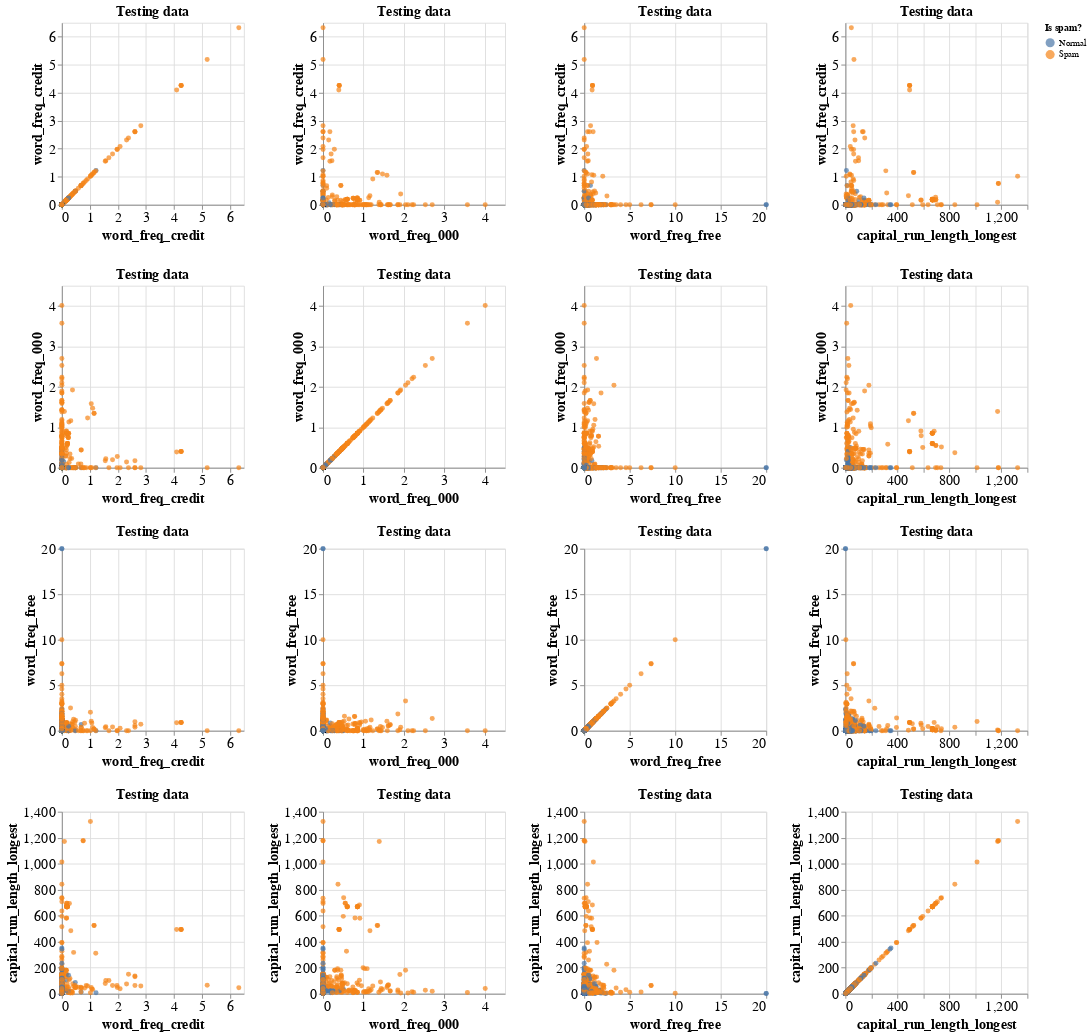

The notebook cell saved with this chart:
### Code cell
# plotting the test data in original labels
test_plot = (alt.Chart(test_predictions, title = "Testing data")
             .mark_circle()
             .encode(
                x = alt.X(alt.repeat("column"), type = "quantitative"), 
                y = alt.Y(alt.repeat("row"), type = "quantitative"),
                color = alt.Color("is_spam:N", title = "Is spam?")
             )
             .properties(width=200, height=200)
             .repeat(row = ["word_freq_credit", "word_freq_000","word_freq_free","capital_run_length_longest"],
                       column = ["word_freq_credit", "word_freq_000","word_freq_free","capital_run_length_longest"])
             .configure_axis(labelFontSize = 15, titleFontSize = 15)
             .configure_title(fontSize = 15)
            )

test_plot

# unfortunatly because our test data is only 25% of the original data, filtering it to values less than 2 produced too few data points
# for a meaningful graph

### Figure 1 — Vega-Lite specification as saved in the notebook (floating-point values rounded to 4 significant figures; data arrays with more than 128 entries replaced by an {"elided": "..."} marker saying what was removed)
{"config": {"view": {"continuousWidth": 400, "continuousHeight": 300}, "axis": {"labelFontSize": 15, "titleFontSize": 15}, "title": {"fontSize": 15}}, "repeat": {"column": ["word_freq_credit", "word_freq_000", "word_freq_free", "capital_run_length_longest"], "row": ["word_freq_credit", "word_freq_000", "word_freq_free", "capital_run_length_longest"]}, "spec": {"data": {"name": "data-9046a775b6455fe3bb11ef53dc5d0cb8"}, "mark": "circle", "encoding": {"color": {"field": "is_spam", "title": "Is spam?", "type": "nominal"}, "x": {"field": {"repeat": "column"}, "type": "quantitative"}, "y": {"field": {"repeat": "row"}, "type": "quantitative"}}, "height": 200, "title": "Testing data", "width": 200}, "$schema": "https://vega.github.io/schema/vega-lite/v4.17.0.json", "datasets": {"data-9046a775b6455fe3bb11ef53dc5d0cb8": {"elided": "1151 records"}}}
